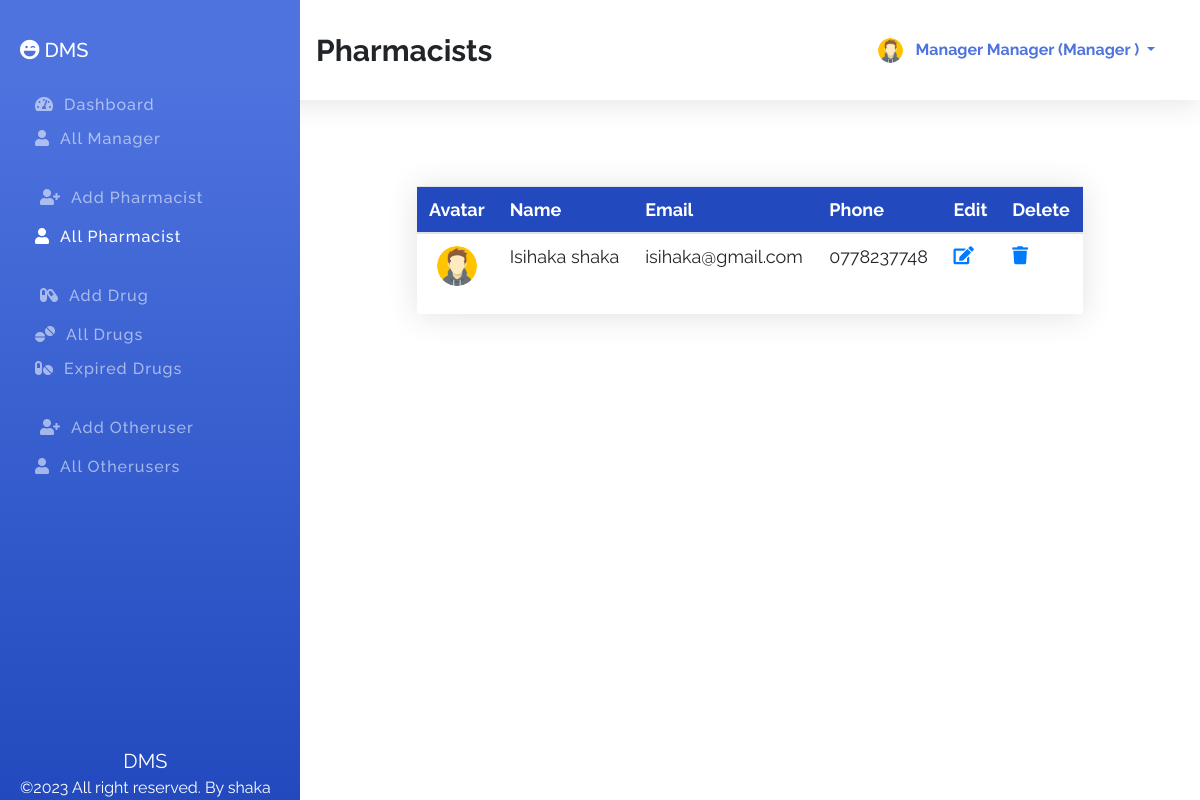
/DMS/home.php?id=allPharmacist (signed in), run on the app's committed database.
### tables this page shows
CREATE TABLE `managers` (
  `id` int(11) NOT NULL,
  `fname` varchar(100) NOT NULL,
  `lname` varchar(100) NOT NULL,
  `email` varchar(100) NOT NULL,
  `phone` varchar(100) NOT NULL,
  `password` varchar(100) NOT NULL,
  `role` varchar(100) NOT NULL DEFAULT 'manager',
  `avatar` varchar(255) NOT NULL DEFAULT 'avatar.png'
);

CREATE TABLE `pharmacists` (
  `id` int(11) NOT NULL,
  `fname` varchar(100) NOT NULL,
  `lname` varchar(100) NOT NULL,
  `email` varchar(100) NOT NULL,
  `phone` varchar(100) NOT NULL,
  `password` varchar(100) NOT NULL,
  `role` varchar(100) NOT NULL DEFAULT 'pharmacist',
  `avatar` varchar(100) NOT NULL DEFAULT 'avatar.png'
);

### DMS/home.php (the view, shortened to what this page needs)
<?php
$sessionId = $_SESSION['id'] ?? '';
$sessionRole = $_SESSION['role'] ?? '';
$connection = mysqli_connect(DB_HOST, DB_USER, DB_PASSWORD, DB_NAME);
$id = $_REQUEST['id'] ?? 'dashboard';
$action = $_REQUEST['action'] ?? '';
?>
<!DOCTYPE html>
<html lang="en">
<head>
    <link rel="stylesheet" href="assets/css/bootstrap.min.css">
    <link rel="stylesheet" href="assets/css/all.min.css">
    <link rel="stylesheet" href="assets/css/style.css">
</head>
<body onload="generateUniqueValue()">
    <section class="topber">
        <div class="topber__title">
            <span class="topber__title--text">
                <?php
                if ('dashboard' == $id) {
                    echo "DashBoard";
                } elseif ('addManager' == $id) {
                    echo "Add Manager";
                } elseif ('allManager' == $id) {
                    echo "Managers";
                } elseif ('addPharmacist' == $id) {
                    echo "Add Pharmacist";
                } elseif ('allPharmacist' == $id) {
                    echo "Pharmacists";
                } elseif ('addDrug' == $id) {
                    echo "Add Drug";
                } elseif ('allDrug' == $id) {
                    echo "Drugs";
                } elseif ('expiredDrug' == $id) {
                    echo "Expired Drugs";
                } elseif ('addSalesman' == $id) {
                    echo "Add OtherUser";
                } elseif ('allSalesman' == $id) {
                    echo "Otherusers";
                } elseif ('userProfile' == $id) {
                    echo "Your Profile";
                } elseif ('editManager' == $action) {
                    echo "Edit Manager";
                } elseif ('editPharmacist' == $action) {
                    echo "Edit Pharmacist";
                } elseif ('editDrug' == $action) {
                    echo "Edit Drug";
                } elseif ('viewDrug' == $action) {
                    echo "View Drug";
                } elseif ('editSalesman' == $action) {
                    echo "Edit Otheruser";
                }
                ?>
            </span>
        </div>
        <div class="topber__profile">
            <?php
            $query = "SELECT fname,lname,role,avatar FROM {$sessionRole}s WHERE id='$sessionId'";
            $result = mysqli_query($connection, $query);
            if ($data = mysqli_fetch_assoc($result)) {
                $fname = $data['fname'];
                $lname = $data['lname'];
                $role = $data['role'];
                $avatar = $data['avatar'];
                ?>
                                                                                <img src="assets/img/<?php echo "$avatar"; ?>" height="25" width="25" class="rounded-circle" alt="profile">
                                                                                <div class="dropdown">
                                                                                    <button class="btn dropdown-toggle" type="button" id="dropdownMenuButton" data-toggle="dropdown" aria-haspopup="true" aria-expanded="false">
                                                                                    <?php
                                                                                    if ($role == 'salesman') {
                                                                                        echo "$fname $lname" ;
                                                                                    }elseif($role=='admin'){
                                                                                        echo "$fname $lname (Medical Super Intendant )";
                                                                                    }else{
                                                                                        echo "$fname $lname (" . ucwords($role) . " )";
                                                                                    }
            }
            ?>
                    </button>
                </div>
        </div>
    </section>
    <section id="sideber" class="sideber">
        <ul class="sideber__ber">
            <h3 class="sideber__panel"><i id="left" class="fas fa-laugh-wink"></i> DMS</h3>
            <li id="left" class="sideber__item<?php if ('dashboard' == $id) {
                echo " active";
            } ?>">
                <a href="home.php?id=dashboard"><i id="left" class="fas fa-tachometer-alt"></i>Dashboard</a>
            </li>
            <li id="left" class="sideber__item<?php if ('allManager' == $id) {
                echo " active";
            } ?>">
                <a href="home.php?id=allManager"><i id="left" class="fas fa-user"></i>All Manager</a>
            </li>
            <?php if ('admin' == $sessionRole || 'manager' == $sessionRole) { ?>
                                        <li id="left" class="sideber__item sideber__item--modify<?php if ('addPharmacist' == $id) {
                                            echo " active";
                                        } ?>">
                                            <a href="home.php?id=addPharmacist"><i id="left" class="fas fa-user-plus"></i></i>Add
                                                Pharmacist</a>
                                        </li><?php } ?>
            <li id="left" class="sideber__item<?php if ('allPharmacist' == $id) {
                echo " active";
            } ?>">
                <a href="home.php?id=allPharmacist"><i id="left" class="fas fa-user"></i>All Pharmacist</a>
            </li>
            <?php if ('admin' == $sessionRole || 'manager' == $sessionRole || 'pharmacist' == $sessionRole) { ?>
                                                                                <li id="left" class="sideber__item sideber__item--modify<?php if ('addDrug' == $id) {
                                                                                    echo " active";
                                                                                } ?>">
                                                                                    <a href="home.php?id=addDrug"><i id="left" class="fas fa-capsules"></i></i>Add
                                                                                        Drug</a>
                                                                                </li><?php } ?>
            <li id="left" class="sideber__item<?php if ('allDrug' == $id) {
                echo " active";
            } ?>">
                <a href="home.php?id=allDrug"><i id="left" class="fas fa-tablets"></i>All Drugs</a>
            </li>
            <li id="left" class="sideber__item<?php if ('expiredDrug' == $id) {
                echo " active";
            } ?>">
                <a href="home.php?id=expiredDrug"><i id="left" class="fas fa-pills"></i>Expired Drugs</a>
            </li>
            <?php if ('admin' == $sessionRole || 'manager' == $sessionRole || 'pharmacist' == $sessionRole) { ?>
                                                                                <li id="left" class="sideber__item sideber__item--modify<?php if ('addSalesman' == $id) {
                                                                                    echo " active";
                                                                                } ?>">
                                                                                    <a href="home.php?id=addSalesman"><i id="left" class="fas fa-user-plus"></i>Add Otheruser</a>
                                                                                </li><?php } ?>
            <li id="left" class="sideber__item<?php if ('allSalesman' == $id) {
                echo " active";
            } ?>">
                <a href="home.php?id=allSalesman"><i id="left" class="fas fa-user"></i>All Otherusers</a>
            </li>
        </ul>
        <footer class="text-center"><span>DMS</span><br>©2023 All right reserved. By shaka</footer>
    </section>
    <section class="main">
        <div class="container">
            <div class="pharmacist">
                <?php if ('allPharmacist' == $id) { ?>
                                            <div class="allPharmacist">
                                                <div class="main__table">
                                                    <table class="table">
                                                        <thead>
                                                            <tr>
                                                                <th scope="col">Avatar</th>
                                                                <th scope="col">Name</th>
                                                                <th scope="col">Email</th>
                                                                <th scope="col">Phone</th>
                                                                <?php if ('admin' == $sessionRole || 'manager' == $sessionRole) { ?>
                                                                                            <th scope="col">Edit</th>
                                                                                            <th scope="col">Delete</th>
                                                                <?php } ?>
                                                            </tr>
                                                        </thead>
                                                        <tbody>
                                                            <?php
                                                            $getPharmacist = "SELECT * FROM pharmacists";
                                                            $result = mysqli_query($connection, $getPharmacist);
                                                            while ($pharmacist = mysqli_fetch_assoc($result)) { ?>
                                                                                        <tr>
                                                                                            <td>
                                                                                                <center><img class="rounded-circle" width="40" height="40" src="assets/img/<?php echo $pharmacist['avatar']; ?>" alt=""></center>
                                                                                            </td>
                                                                                            <td><?php printf("%s %s", $pharmacist['fname'], $pharmacist['lname']); ?></td>
                                                                                            <td><?php printf("%s", $pharmacist['email']); ?></td>
                                                                                            <td><?php printf("%s", $pharmacist['phone']); ?></td>
                                                                                            <?php if ('admin' == $sessionRole || 'manager' == $sessionRole) { ?>
                                                                                                                        <td><?php printf("<a href='index.php?action=editPharmacist&id=%s'><i class='fas fa-edit'></i></a>", $pharmacist['id']) ?></td>
                                                                                                                        <td><?php printf("<a class='delete' href='index.php?action=deletePharmacist&id=%s'><i class='fas fa-trash'></i></a>", $pharmacist['id']) ?></td>
                                                                                            <?php } ?>
                                                                                        </tr>
                                                            <?php } ?>
                                                        </tbody>
                                                    </table>
                                                </div>
                                            </div>
                <?php } ?>
            </div>
    </section>
</body>
</html>

### DMS/assets/css/style.css (style rules this page uses)
*, *::before, *::after { margin: 0; padding: 0; -webkit-box-sizing: border-box; box-sizing: border-box; }
body { font-family: "Raleway", sans-serif; }
a { text-decoration: none !important; }
.topber { position: fixed; width: 100%; top: 0; left: 0; padding-left: 300px; right: 0; z-index: 999; -webkit-box-shadow: 0 0.15rem 1.75rem 0 rgba(58, 59, 69, 0.15); box-shadow: 0 0.15rem 1.75rem 0 rgba(58, 59, 69, 0.15); background-color: #fff; }
.topber__title { height: 12.5vh; float: left; display: -webkit-box; display: -ms-flexbox; display: flex; -webkit-box-orient: horizontal; -webkit-box-direction: normal; -ms-flex-direction: row; flex-direction: row; -webkit-box-align: center; -ms-flex-align: center; align-items: center; padding-left: 1rem; }
.topber__title--text { font-size: 30px; font-weight: bold; }
.topber__profile { height: 12.5vh; float: right; padding-right: 10px; display: -webkit-box; display: -ms-flexbox; display: flex; -webkit-box-orient: horizontal; -webkit-box-direction: normal; -ms-flex-direction: row; flex-direction: row; -webkit-box-align: center; -ms-flex-align: center; align-items: center; padding: 2rem; }
.topber__profile button { color: #4e73df; line-height: 10px; font-weight: bold; }
.sideber { position: fixed; top: 0; overflow-y: auto; left: 0; bottom: 0; width: 300px; height: 100vh; padding: 40px 20px 20px 20px; background-color: #4e73df; background-image: -webkit-gradient(linear, left top, left bottom, color-stop(10%, #4e73df), to(#224abe)); background-image: linear-gradient(180deg, #4e73df 10%, #224abe 100%); background-size: cover; -webkit-transition: left 0.5s ease; transition: left 0.5s ease; z-index: 999; }
.sideber__ber { list-style: none; }
.sideber__panel { font-size: 20px; color: #fff; line-height: 1.2rem; padding-bottom: 20px; }
.sideber__panel i { color: #fff; }
.sideber__item { padding: 5px; }
.sideber__item a { color: rgba(255, 255, 255, 0.55); font-size: 16px; letter-spacing: 1px; font-weight: 500; }
.sideber__item a i { color: rgba(255, 255, 255, 0.55); padding: 0 10px; }
.sideber__item:hover a, .sideber__item.active a, .sideber__item.active i, .sideber__item:hover i { color: #fff; -webkit-transition: 0.3s ease; transition: 0.3s ease; }
.sideber__item--modify { padding: 30px 10px 10px 10px; }
.sideber footer { position: absolute; bottom: 0; font-size: 16px; color: #fff; }
.sideber footer span { font-size: 20px; }
.main { margin-left: 300px; margin-top: 10vh; padding: 2rem; }
.main__table { margin: 50px 70px; -webkit-box-shadow: 0 0.15rem 1.75rem 0 rgba(58, 59, 69, 0.15); box-shadow: 0 0.15rem 1.75rem 0 rgba(58, 59, 69, 0.15); overflow-x: auto; }
.main__table .table { font-size: 18px; font-weight: 400; }
.main__table .table th { color: #ffffff; background: #224abe; }

### data on the page
managers: avatar (placeholder picture), fname "Manager", lname "Manager", role "Manager"
pharmacists: avatar (placeholder picture), fname "Isihaka", lname "shaka", email "isihaka@gmail.com", phone "0778237748"
